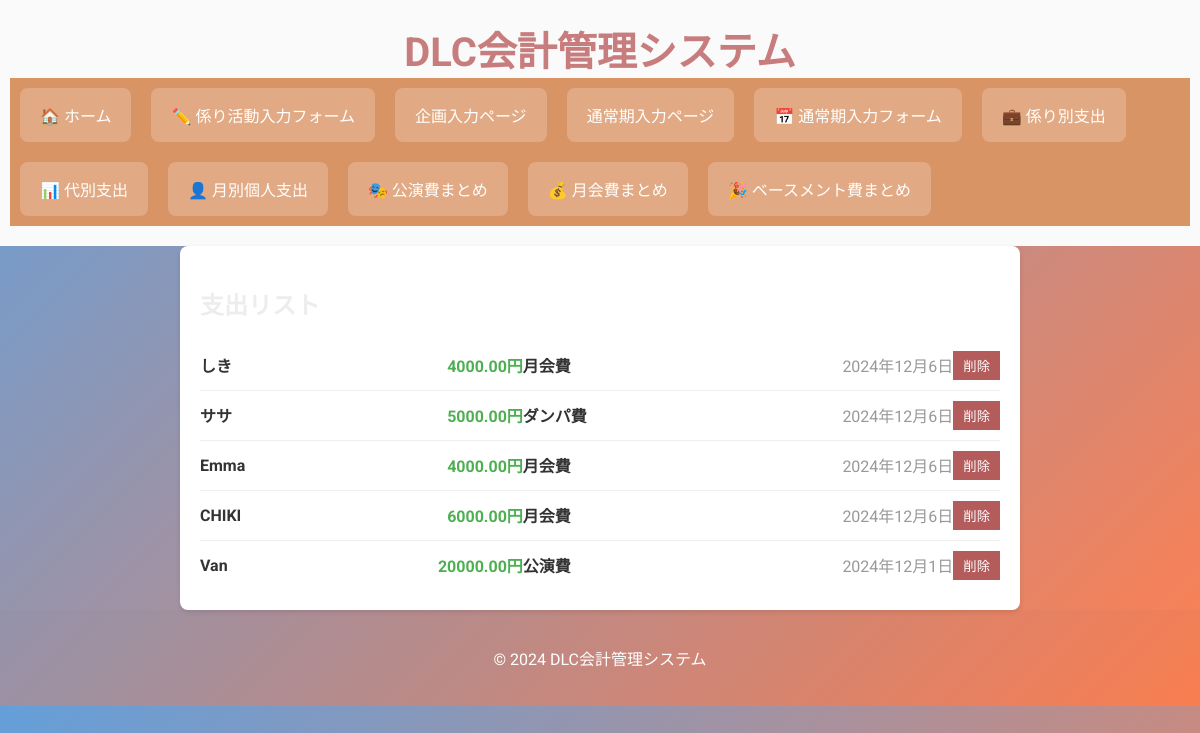
The page /accounting/category-expenses/ on the database as committed earlier.
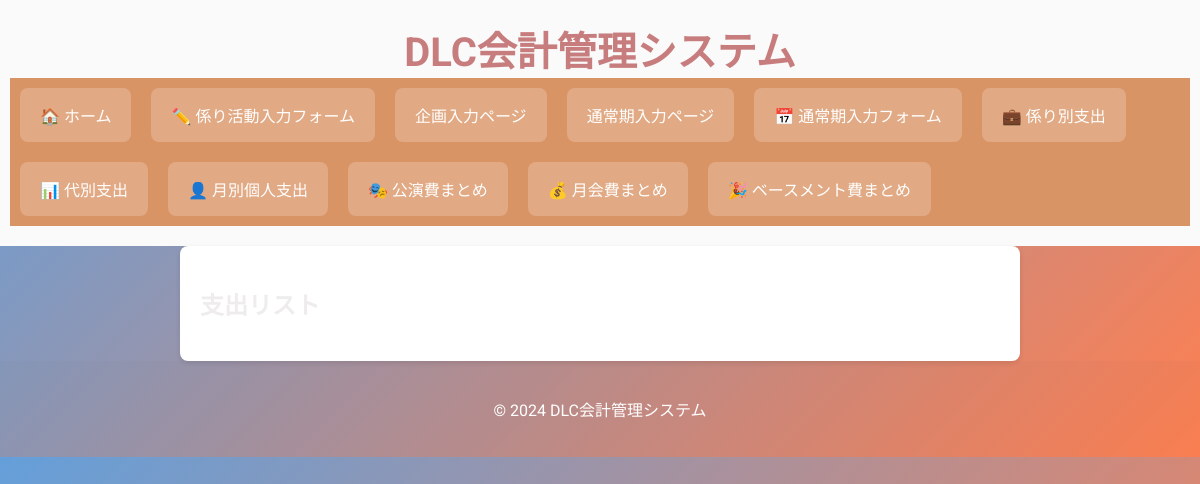
The same page on the database as committed later.
### accounting/models.py (models this page shows, shortened)
class ExpenseCategory(models.Model):
    CATEGORY_CHOICES = (
        ('公演費', '公演費'),
        ('月会費', '月会費'),
        ('ベースメント費', 'ベースメント費'),
    )
    age = models.IntegerField()
    name = models.CharField(max_length=100)
    amount = models.DecimalField(max_digits=10, decimal_places=2)
    category_name = models.CharField(max_length=10, choices=CATEGORY_CHOICES)
    date = models.DateField()

### accounting/views.py (the view)
# urls.py: path('category-expenses/', views.category_expense_list, name='category_expense_list'), # 支出リストのページの作成
def category_expense_list(request):
    expenses = ExpenseCategory.objects.all().order_by('-date')  # 日付で並べ替え
    return render(request, 'accounting/category_expense_list.html', {'expenses': expenses})

### accounting/templates/accounting/category_expense_list.html (shortened to what this page needs)
{% extends "accounting/base.html" %}
{% block content %}
<div class="page-container">
    <h2 class="page-title">支出リスト</h2>
    <ul class="expense-list">
        {% for expense in expenses %}
        <li class="expense-item">
            <span class="expense-name">{{ expense.name }}</span>
            <span class="expense-amount">{{ expense.amount }}円</span>
            <span class="expense-category">{{ expense.category_name }}</span>
            <span class="expense-date">{{ expense.date }}</span>
            <form method="post" action="{% url 'delete_category_expense' expense.pk %}" class="delete-form">
                <button type="submit" class="btn-delete">削除</button>
            </form>
        </li>
        {% endfor %}
    </ul>
</div>
{% endblock %}

### accounting/templates/accounting/base.html (shortened to what this page needs)
<!DOCTYPE html>
<html lang="ja">
<head>
    {% load static %}
    <link rel="stylesheet" href="{% static 'accounting/css/style.css' %}">
</head>
<body>
    <header>
        <div class="header-container">
            <h1>DLC会計管理システム</h1>
        </div>
        <nav class="main-nav" id="mainNav">
            <ul>
                <li><a href="/">🏠 ホーム</a></li>
                <li><a href="{% url 'create_expenses' %}">✏️ 係り活動入力フォーム</a></li>
                <li><a href="{% url 'member_list' %}"> 企画入力ページ</a></li>
                <li><a href="{% url 'tuuzyouki_expenses' %}"> 通常期入力ページ</a></li>
                <li><a href="{% url 'input_category' %}">📅 通常期入力フォーム</a></li>
                <li><a href="{% url 'department_expenses' %}">💼 係り別支出</a></li>
                <li><a href="{% url 'age_expenses' %}">📊 代別支出</a></li>
                <li><a href="{% url 'monthly_personal_expenses' %}">👤 月別個人支出</a></li>
                <li><a href="{% url 'view_public_performance' %}">🎭 公演費まとめ</a></li>
                <li><a href="{% url 'view_monthly_fee' %}">💰 月会費まとめ</a></li>
                <li><a href="{% url 'view_basement' %}">🎉 ベースメント費まとめ</a></li>
            </ul>
        </nav>
    </header>
    <main>
        {% block content %}{% endblock %}
    </main>
    <footer>
        <p>© 2024 DLC会計管理システム</p>
    </footer>
</body>
</html>

### accounting/static/accounting/css/style.css (style rules this page uses)
body { font-family: 'Roboto', Arial, sans-serif; background: linear-gradient(135deg, #649fda, #ff7f50); color: #fff; margin: 0; padding: 0; font-size: 16px; }
header { text-align: center; padding: 20px 10px; background-color: rgb(250, 250, 250); }
header h1 { font-size: 2.5rem; color: #c77d7d; margin: 0; }
.main-nav { display: flex; justify-content: center; background-color: rgba(204, 106, 41, 0.7); }
.main-nav ul { list-style: none; margin: 0; padding: 0; display: flex; flex-wrap: wrap; }
.main-nav li { margin: 10px; }
.main-nav a { display: block; padding: 15px 20px; background: rgba(255, 255, 255, 0.2); color: #fff; text-decoration: none; border-radius: 8px; font-size: 1rem; text-align: center; transition: all 0.3s ease; }
footer { text-align: center; padding: 20px; background: rgba(90, 77, 77, 0.034); color: #fff; }
.page-container { max-width: 800px; margin: 0 auto; padding: 20px; background: #fff; border-radius: 8px; box-shadow: 0 2px 5px rgba(0, 0, 0, 0.1); }
.page-title { font-size: 24px; font-weight: bold; margin-bottom: 20px; color: #eeecec; }

Rows that differ between the two databases and show on the page:
removed ExpenseCategory: name "しき", amount "4000.00", category_name "月会費", date "2024年12月6日"
removed ExpenseCategory: name "ササ", amount "5000.00", category_name "ダンパ費", date "2024年12月6日"
removed ExpenseCategory: name "Emma", amount "4000.00", category_name "月会費", date "2024年12月6日"
removed ExpenseCategory: name "CHIKI", amount "6000.00", category_name "月会費", date "2024年12月6日"
removed ExpenseCategory: name "Van", amount "20000.00", category_name "公演費", date "2024年12月1日"
